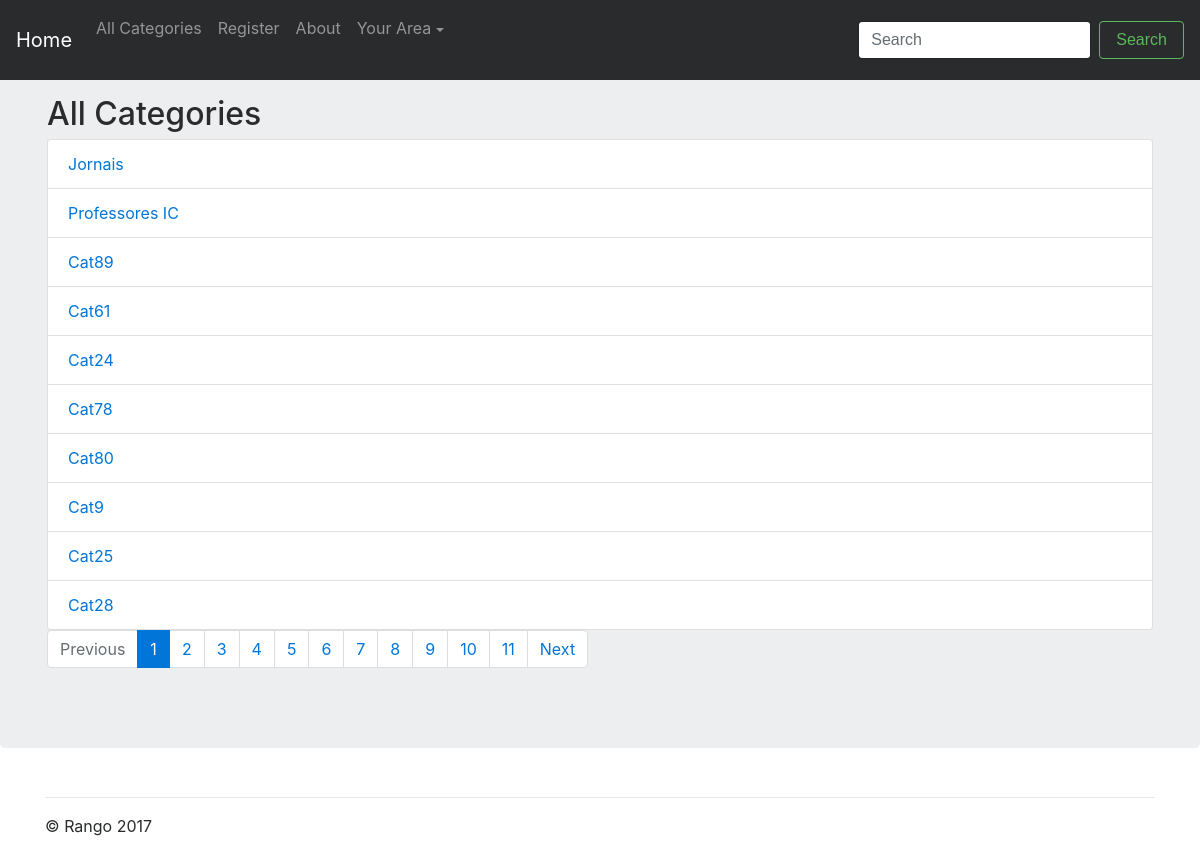
Page /rango/show_all_categories on the committed database.
### rango/models.py (models this page shows, shortened)
class Category(models.Model):
    name = models.CharField(max_length=128, unique=True)
    views = models.IntegerField(default=0)
    likes = models.IntegerField(default=0)
    slug = models.SlugField(unique=True)

### rango/views.py (the view)
def show_all_categories(request):
    all_categories = Category.objects.all()
    page = request.GET.get('page', 1)
    paginator = Paginator(all_categories, 10)
    try:
        categories = paginator.page(page)
    except PageNotAnInteger:
        categories = paginator.page(1)
    except EmptyPage:
        categories = paginator.page(paginator.num_pages)
    context_dic = {'categories': categories}
    return render(request, 'rango/show_all_categories.html', context_dic)

### templates/rango/show_all_categories.html (shortened to what this page needs)
{% extends 'rango/base.html' %}
{% load staticfiles %}
{% load bootstrap3 %}
{% block body_block %}
{% if categories %}
    <h2> All Categories </h2>
    <ul class="list-group">
        {% for c in categories %}
            <li class="list-group-item"><a href="{% url 'show_category' c.slug %}">{{ c.name }}</a> </li>
        {% endfor %}
    </ul>
    {% if categories.has_other_pages %}
        <ul class="pagination">
        {% if categories.has_previous %}
            <li class="page-item"><a class="page-link" href="?page={{ categories.previous_page_number }}">Previous</a></li>
        {% else %}
            <li class="page-item disabled"><span class="page-link">Previous</span></li>
        {% endif %}
        {% for i in categories.paginator.page_range %}
            {% if categories.number == i %}
                <li class="page-item active">
                    <a class="page-link" href="?page{{ i }}">{{ i }}<span class="sr-only">(current)</span></a>
                </li>
            {% else %}
                <li class="page-item"><a class="page-link" href="?page={{ i }}">{{ i }}</a></li>
            {% endif %}
        {% endfor %}
        {% if categories.has_next %}
            <li class="page-item"><a class="page-link" href="?page={{ categories.next_page_number }}">Next</a></li>
        {% else %}
            <li class="page-item disabled"><span class="page-link">Next</span></li>
        {% endif %}
        </ul>
    {% endif %}
{% else %}
    <li>There are no categories present.</li>
{% endif %}
{% endblock %}

### templates/rango/base.html (shortened to what this page needs)
<!DOCTYPE html>
{% load staticfiles %}
{% load rango_template_tags %}
<html lang="en" class="gr__v4-alpha_getbootstrap_com"><head><meta http-equiv="Content-Type" content="text/html; charset=UTF-8">
    <link href="{% static 'bootstrap_files/bootstrap.min.css' %}" rel="stylesheet">
    <link href="{% static 'bootstrap_files/jumbotron.css' %}" rel="stylesheet">
  </head>
  <body data-gr-c-s-loaded="true">
    <nav class="navbar navbar-toggleable-md navbar-inverse fixed-top bg-inverse">
      <a class="navbar-brand" href="{% url 'index' %}">Home</a>
      <div class="collapse navbar-collapse" id="navbarsExampleDefault">
        <ul class="navbar-nav mr-auto">
            <li class="nav-item">
                <a class="nav-link" href="{% url 'show_all_categories' %}">All Categories</a>
            </li>
            {% if user.is_authenticated %}
            {% get_user_profile user %}
            <li class="nav-item">
                <a class="nav-link" href="{% url 'add_category' %}">Add a Category</a>
            </li>
            <li class="nav-item">
                <a class="nav-link" href="{% url 'add_page' %}">Add a Page</a>
            </li>
            <li class="nav-item">
                <a class="nav-link" href="{% url 'show_all_users' %}">Show Users</a>
            </li>
            {% else %}
            <li class="nav-item">
              <a  class="nav-link" href="{% url 'register' %}">Register</a><br />
            </li>
            {% endif %}
            <li class="nav-item">
                <a class="nav-link" href="{% url 'about' %}">About</a>
            </li>
            <li class="nav-item dropdown">
                <a class="nav-link dropdown-toggle" href="#" id="dropdown01" data-toggle="dropdown" aria-haspopup="true" aria-expanded="false">Your Area</a>
            </li>
        </ul>
        <form class="form-inline my-2 my-lg-0" action="{% url 'show_all_users' %}" method="post">
          <input class="form-control mr-sm-2" type="text" placeholder="Search" id="searchbox" name="search_username">
          <button class="btn btn-outline-success my-2 my-sm-0" type="submit">Search</button>
        </form>
      </div>
    </nav>
    <div class="jumbotron">
      <div class="container">
          {% block body_block %}
          {% endblock %}
      </div>
    </div>
    <div class="container">
      <div class="row">
        <div class="col-md-4">
        </div>
        <div class="col-md-4">
        </div>
      </div>
      <hr>
      <footer>
        <p>© Rango 2017</p>
      </footer>
    </div>
</body></html>

### rows in the picture
Category: name "Jornais"
Category: name "Professores IC"
Category: name "Cat89"
Category: name "Cat61"
Category: name "Cat24"
Category: name "Cat78"
Category: name "Cat80"
Category: name "Cat9"
Category: name "Cat25"
Category: name "Cat28"

### other values in the picture
{{ i }} "1"
{{ i }} "2" "3" "4" "5" "6" "7" "8" "9" "10" "11"
